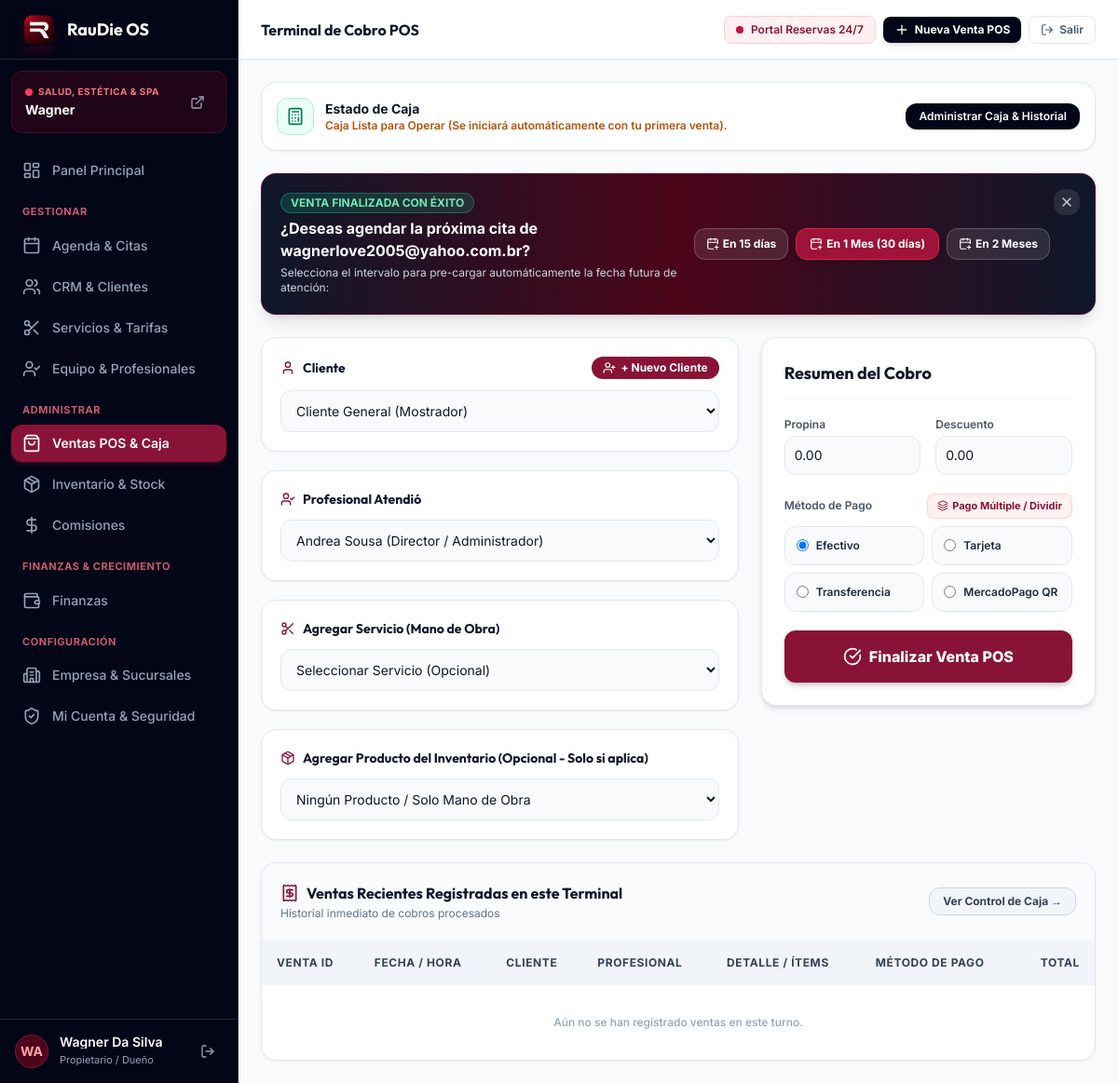
Page /pos/ (signed in) on the earlier database version.
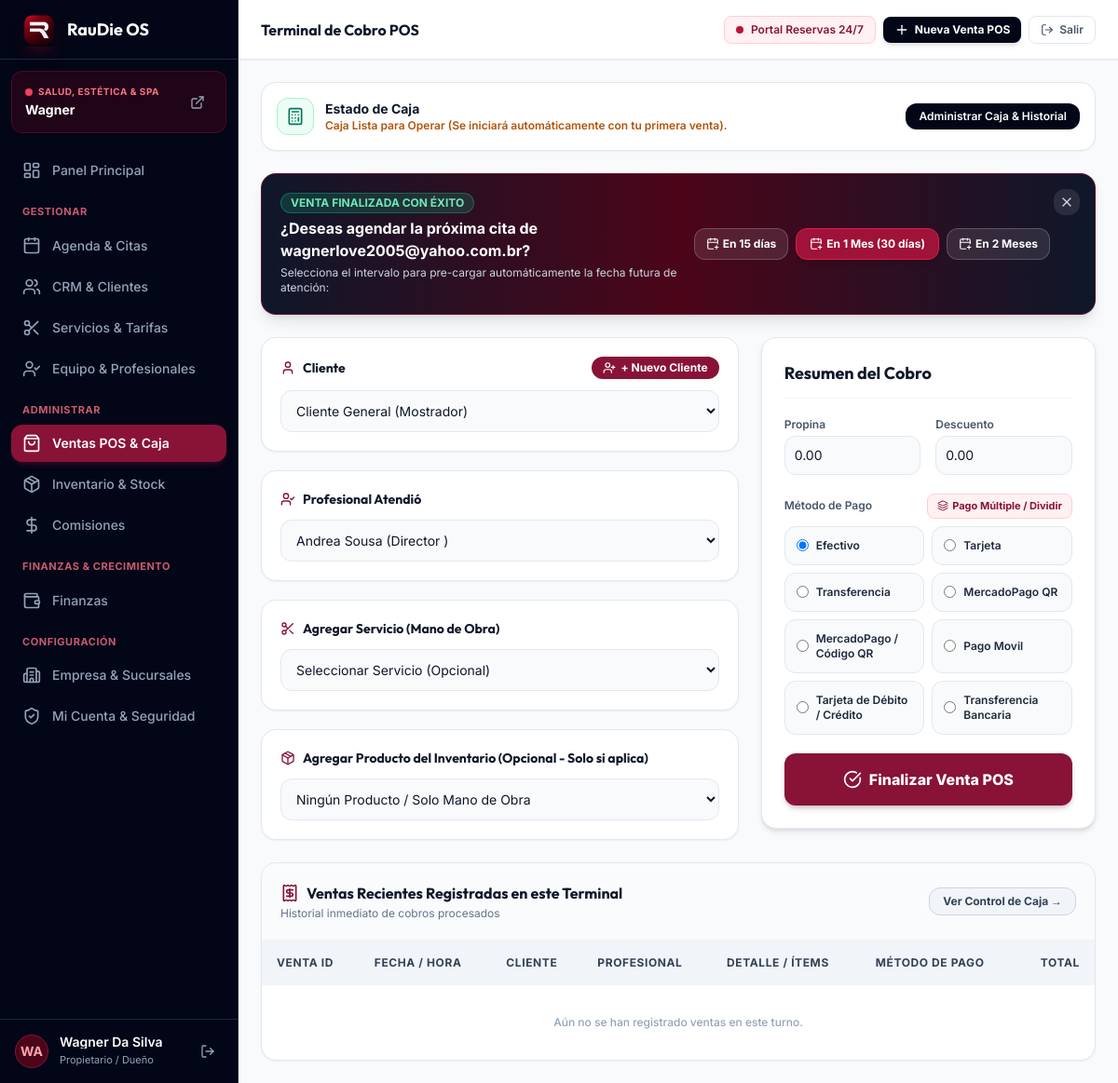
Same page on the later database version.
### apps/business/models.py (models this page shows, shortened)
class PaymentMethodConfig(TimeStampedModel):
    business = models.ForeignKey(Business, on_delete=models.CASCADE, related_name="payment_methods")
    name = models.CharField(max_length=100, verbose_name="Método de Pago")
    is_enabled = models.BooleanField(default=True)
    instructions = models.TextField(blank=True, null=True)

### apps/pos/views.py (the view, shortened to what this page needs)
# urls.py: path('', views.pos_terminal_view, name='pos_terminal'),
@login_required
@ensure_csrf_cookie
def pos_terminal_view(request):
    business = getattr(request, 'current_business', None) or request.user.business
    current_branch = getattr(request, 'current_branch', None)
    if not business:
        return redirect('onboarding')
    payment_methods = list(PaymentMethodConfig.objects.filter(business=business, is_enabled=True))
    if not payment_methods:
        defaults = ["Efectivo", "Tarjeta", "Transferencia", "MercadoPago QR"]
        for d in defaults:
            PaymentMethodConfig.objects.get_or_create(business=business, name=d, defaults={'is_enabled': True})
        payment_methods = list(PaymentMethodConfig.objects.filter(business=business, is_enabled=True))
    register_qs = CashRegister.objects.filter(business=business, status='OPEN')
    if current_branch:
        register_qs = register_qs.filter(branch=current_branch)
    active_register = register_qs.first()
    clients = Client.objects.filter(business=business)
    staff_members = StaffMember.objects.filter(business=business, is_active=True)
    if current_branch:
        from django.db.models import Q
        staff_in_branch = staff_members.filter(Q(branch=current_branch) | Q(branches=current_branch)).distinct()
        if staff_in_branch.exists():
            staff_members = staff_in_branch
    services = Service.objects.filter(business=business, is_active=True)
    products = Product.objects.filter(business=business, is_active=True, stock__gt=0)
    if current_branch:
        prod_in_branch = products.filter(branch=current_branch)
        if prod_in_branch.exists():
            products = prod_in_branch
    pending_appointments = Appointment.objects.filter(business=business, status='CONFIRMED')
    appointment_id = request.GET.get('appointment_id', '')
    appointment = None
    selected_client_id = request.GET.get('client_id', '')
    selected_service_id = request.GET.get('service_id', '')
    selected_staff_id = request.GET.get('staff_id', '')
    if appointment_id:
        appointment = Appointment.objects.filter(id=appointment_id, business=business).first()
        if appointment:
            selected_client_id = str(appointment.client_id)
            selected_service_id = str(appointment.service_id)
            selected_staff_id = str(appointment.staff_id)
    completed_rebook_client = None
    if 'completed_sale_client_id' in request.session:
        completed_rebook_client = {
            'client_id': request.session.pop('completed_sale_client_id'),
            'client_name': request.session.pop('completed_sale_client_name', 'Cliente'),
            'service_id': request.session.pop('completed_sale_service_id', ''),
            'staff_id': request.session.pop('completed_sale_staff_id', ''),
        }
    sales_qs = Sale.objects.filter(business=business)
    if current_branch:
        sales_qs = sales_qs.filter(branch=current_branch)
    recent_sales = sales_qs.select_related('client', 'staff', 'cash_register', 'branch').prefetch_related('items', 'items__service', 'items__product', 'payments')[:15]
    return render(request, 'pos/terminal.html', {
        'business': business,
        'current_branch': current_branch,
        'active_register': active_register,
        'payment_methods': payment_methods,
        'clients': clients,
        'staff_members': staff_members,
        'services': services,
        'products': products,
        'pending_appointments': pending_appointments,
        'appointment': appointment,
        'selected_client_id': selected_client_id,
        'selected_service_id': selected_service_id,
        'selected_staff_id': selected_staff_id,
        'completed_rebook_client': completed_rebook_client,
        'recent_sales': recent_sales,
    })

### apps/business/context_processors.py (called while the page is built)
def business_context(request):
    business = getattr(request, 'current_business', None)
    if not business and request.user.is_authenticated and getattr(request.user, 'business', None):
        business = request.user.business
    all_module_keys = ['crm', 'agenda', 'booking', 'invoicing', 'pos', 'inventory', 'commissions', 'ai_engine', 'marketing']
    modules_enabled = {}
    if business:
        enabled_list = business.enabled_modules or all_module_keys
        for key in all_module_keys:
            modules_enabled[key] = (key in enabled_list) if enabled_list else True
    else:
        for key in all_module_keys:
            modules_enabled[key] = True
    return {
        'current_business': business,
        'modules_enabled': modules_enabled,
        'business_type_display': business.get_business_type_display() if business else 'Agencia'
    }

### apps/business/models.py (called while the page is built)
    @property
    def full_name(self):
        return f"{self.first_name} {self.last_name}"

### apps/crm/models.py (called while the page is built)
    @property
    def full_name(self):
        return f"{self.first_name} {self.last_name}"

### templates/pos/terminal.html (shortened to what the changed rows need)
{% extends 'base.html' %}
{% block header_title %}Terminal de Cobro POS{% endblock %}
{% block content %}
<div class="space-y-6">
    <form method="POST" autocomplete="off" class="grid grid-cols-1 lg:grid-cols-12 gap-6">
        <div class="lg:col-span-7 space-y-5">
            <div class="glass-card bg-white p-5 rounded-2xl border border-slate-200 shadow-sm space-y-3">
                <h4 class="font-bold text-slate-900 text-sm font-display flex items-center gap-2">
                    <i data-lucide="user-check" class="w-4 h-4 text-rose-900"></i> Profesional Atendió
                </h4>
                <select name="staff_id" class="w-full bg-slate-50 border border-slate-200 text-slate-900 rounded-xl p-3 text-sm focus:ring-2 focus:ring-rose-900 focus:border-rose-900">
                    {% for staff in staff_members %}
                    <option value="{{ staff.id }}" {% if selected_staff_id == staff.id|stringformat:"s" %}selected{% endif %}>{{ staff.full_name }} ({{ staff.role_title }})</option>
                    {% endfor %}
                </select>
            </div>
        </div>
        <div class="lg:col-span-5 space-y-5">
            <div class="glass-card bg-white p-6 rounded-2xl space-y-5 border border-slate-200 shadow-md">
                <div>
                    <div id="single-payment-container" class="grid grid-cols-2 gap-2">
                        {% for pm in payment_methods %}
                        <label class="p-3 rounded-xl bg-slate-50 border border-slate-200 flex items-center gap-2 text-xs font-semibold cursor-pointer hover:border-rose-900 text-slate-800 transition">
                            <input type="radio" name="payment_method" value="{{ pm.name }}" {% if forloop.first %}checked{% endif %} class="text-rose-900 focus:ring-rose-900"> {{ pm.name }}
                        </label>
                        {% empty %}
                        <label class="p-3 rounded-xl bg-slate-50 border border-slate-200 flex items-center gap-2 text-xs font-semibold cursor-pointer hover:border-rose-900 text-slate-800">
                            <input type="radio" name="payment_method" value="Efectivo" checked class="text-rose-900 focus:ring-rose-900"> Efectivo
                        </label>
                        {% endfor %}
                    </div>
                </div>
            </div>
        </div>
    </form>
    <div class="glass-card bg-white rounded-2xl overflow-hidden border border-slate-200 shadow-sm mt-8">
        <div class="overflow-x-auto">
            <table class="w-full text-left text-xs">
                <thead class="bg-slate-100 text-slate-700 uppercase tracking-wider font-bold">
                    <tr>
                        <th class="p-4">Venta ID</th>
                        <th class="p-4">Fecha / Hora</th>
                        <th class="p-4">Cliente</th>
                        <th class="p-4">Profesional</th>
                        <th class="p-4">Detalle / Ítems</th>
                        <th class="p-4">Método de Pago</th>
                        <th class="p-4 text-right">Total</th>
                    </tr>
                </thead>
            </table>
        </div>
    </div>
</div>
{% endblock %}

Differences in the rows shown:
added PaymentMethodConfig: payment_method "☐ MercadoPago / Código QR", name "MercadoPago / Código QR"
added PaymentMethodConfig: payment_method "☐ Pago Movil", name "Pago Movil"
added PaymentMethodConfig: payment_method "☐ Tarjeta de Débito / Crédito", name "Tarjeta de Débito / Crédito"
added PaymentMethodConfig: payment_method "☐ Transferencia Bancaria", name "Transferencia Bancaria"
Other differences:
form field staff_id: "Andrea Sousa (Director / Administrador)" → "Andrea Sousa (Director )"
